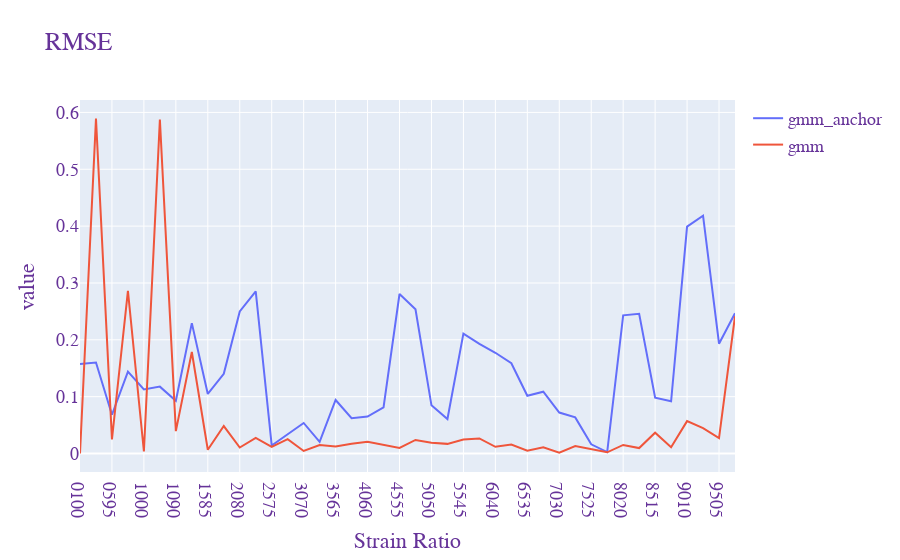

Source (notebook cell):
### Code cell
from cProfile import label


ratio1 = ['0100','0100[1]', '0595','0595[1]', '1000','1000[1]', '1090','1090[1]', '1585','1585[1]', '2080','2080[1]', 
          '2575','2575[1]', '3070','3070[1]', '3565','3565[1]', '4060','4060[1]', '4555','4555[1]', 
          '5050','5050[1]', '5545','5545[1]', '6040','6040[1]', '6535','6535[1]', '7030','7030[1]', 
          '7525','7525[1]', '8020','8020[1]', '8515','8515[1]', '9010','9010[1]', '9505','9505[1]']

fig = go.Figure()
fig.add_trace(go.Scatter(x=ratio1 ,y=mse_gmm, mode='lines', name="gmm_anchor"))
fig.add_trace(go.Scatter(x=ratio1 ,y=mse_gmm_na, mode='lines', name="gmm"))

fig.update_layout(
    title="RMSE",
    xaxis_title="Strain Ratio",
    yaxis_title="value",
    legend_title="",
    font=dict(
        family="Courier New, monospace",
        size=18,
        color="RebeccaPurple"
    )
)

fig.show()

### Figure 1 — Plotly figure (JSON) as saved in the notebook; plotly's stock layout.template omitted (floating-point values rounded to 4 significant figures)
{"data": [{"mode": "lines", "name": "gmm_anchor", "type": "scatter", "x": ["0100", "0100[1]", "0595", "0595[1]", "1000", "1000[1]", "1090", "1090[1]", "1585", "1585[1]", "2080", "2080[1]", "2575", "2575[1]", "3070", "3070[1]", "3565", "3565[1]", "4060", "4060[1]", "4555", "4555[1]", "5050", "5050[1]", "5545", "5545[1]", "6040", "6040[1]", "6535", "6535[1]", "7030", "7030[1]", "7525", "7525[1]", "8020", "8020[1]", "8515", "8515[1]", "9010", "9010[1]", "9505", "9505[1]"], "y": [0.1575, 0.16, 0.06818, 0.1441, 0.1126, 0.1176, 0.09274, 0.2294, 0.1047, 0.1403, 0.2499, 0.2852, 0.01417, 0.03336, 0.05372, 0.02052, 0.09411, 0.06212, 0.06493, 0.08117, 0.2806, 0.2537, 0.08471, 0.06068, 0.211, 0.1927, 0.1772, 0.1589, 0.1015, 0.1088, 0.07208, 0.0635, 0.01614, 0.002529, 0.2431, 0.2457, 0.09835, 0.09179, 0.399, 0.4184, 0.1932, 0.2466]}, {"mode": "lines", "name": "gmm", "type": "scatter", "x": ["0100", "0100[1]", "0595", "0595[1]", "1000", "1000[1]", "1090", "1090[1]", "1585", "1585[1]", "2080", "2080[1]", "2575", "2575[1]", "3070", "3070[1]", "3565", "3565[1]", "4060", "4060[1]", "4555", "4555[1]", "5050", "5050[1]", "5545", "5545[1]", "6040", "6040[1]", "6535", "6535[1]", "7030", "7030[1]", "7525", "7525[1]", "8020", "8020[1]", "8515", "8515[1]", "9010", "9010[1]", "9505", "9505[1]"], "y": [0.0001834, 0.5891, 0.02484, 0.2862, 0.003486, 0.5873, 0.03934, 0.1786, 0.006605, 0.0483, 0.01051, 0.02749, 0.01155, 0.02514, 0.004471, 0.01495, 0.01214, 0.01722, 0.02071, 0.0152, 0.009686, 0.02386, 0.01885, 0.01694, 0.02464, 0.02656, 0.01176, 0.01576, 0.004819, 0.01111, 0.001631, 0.01316, 0.007293, 0.002068, 0.01507, 0.009548, 0.03657, 0.01096, 0.05695, 0.04457, 0.0271, 0.2415]}], "layout": {"font": {"color": "RebeccaPurple", "family": "Courier New, monospace", "size": 18}, "legend": {"title": {"text": ""}}, "title": {"text": "RMSE"}, "xaxis": {"title": {"text": "Strain Ratio"}}, "yaxis": {"title": {"text": "value"}}}}
